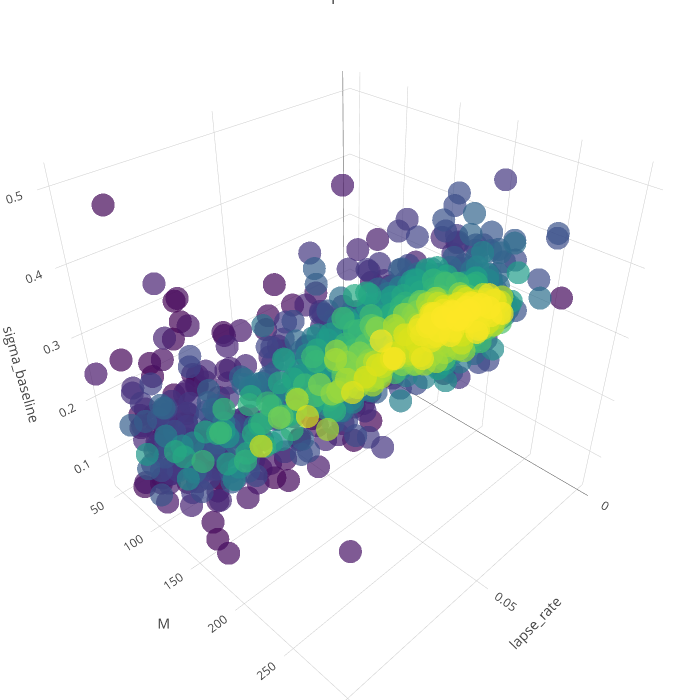

The code cell stored with this chart in its notebook:
### Code cell
# Filter the start of steps only
df_cmaes_traj = df_best_fits[df_best_fits['step'] > 1000]
result_to_color = np.array(df_cmaes_traj['step'])
# result_to_color = np.array(df_cmaes_traj['dist_nll92'])
# result_to_color = np.log(result_to_color)

# parameters = ['M', 'ratio_hierarchical', 'sigma_baseline']
parameters = ['lapse_rate', 'M', 'sigma_baseline']

text = ['> %s' % (x) for x in result_to_color]

trace1 = go.Scatter3d(
        x = df_cmaes_traj[parameters[0]],
        y = df_cmaes_traj[parameters[1]],
        z = df_cmaes_traj[parameters[2]],
        text = text,
        mode = 'markers',
        marker = go.Marker(
            color = result_to_color,
            size = 8,
            colorscale='Viridis',
            opacity=0.7
        )
    )
data = [trace1]
layout = go.Layout(
    title='Landscape for NLL92',
    autosize=False,
    width=700,
    height=700,
    margin=dict(
        l=0,
        r=0,
        b=0,
        t=0),
    scene=go.Scene(
        xaxis=go.XAxis(
            title=parameters[0],
        ),
        yaxis=go.YAxis(
            title=parameters[1],
        ),
        zaxis=go.ZAxis(
            title=parameters[2],
        )
    )
)
fig = go.Figure(data=data, layout=layout)
py.iplot(fig)

### Figure 1 — Plotly figure (JSON) as saved in the notebook; plotly's stock layout.template omitted (floating-point values rounded to 4 significant figures; data arrays with more than 128 entries replaced by an {"elided": "..."} marker saying what was removed)
{"data": [{"marker": {"color": {"elided": "1603 int values"}, "colorscale": "Viridis", "opacity": 0.7, "size": 8}, "mode": "markers", "text": {"elided": "1603 str values"}, "type": "scatter3d", "x": {"elided": "1603 float values"}, "y": {"elided": "1603 int values"}, "z": {"elided": "1603 float values"}}], "layout": {"autosize": false, "height": 700, "margin": {"b": 0, "l": 0, "r": 0, "t": 0}, "scene": {"xaxis": {"title": "lapse_rate"}, "yaxis": {"title": "M"}, "zaxis": {"title": "sigma_baseline"}}, "title": "Landscape for NLL92", "width": 700}}
